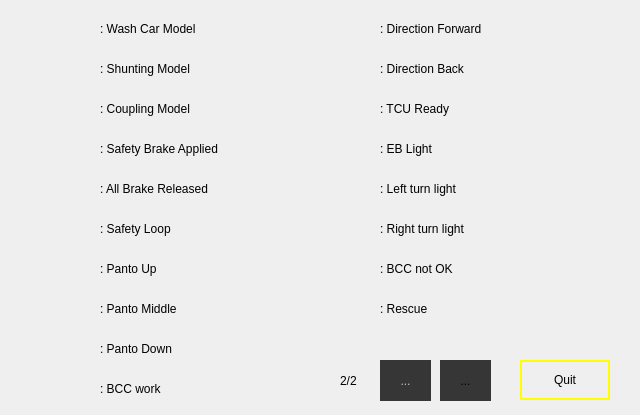
<?xml version="1.0" encoding="UTF-8"?>
<ui version="4.0">
 <class>CMainHelpDialog2</class>
 <widget class="QDialog" name="CMainHelpDialog2">
  <property name="windowModality">
   <enum>Qt::ApplicationModal</enum>
  </property>
  <property name="geometry">
   <rect>
    <x>0</x>
    <y>0</y>
    <width>640</width>
    <height>415</height>
   </rect>
  </property>
  <property name="windowTitle">
   <string>Dialog</string>
  </property>
  <property name="sizeGripEnabled">
   <bool>false</bool>
  </property>
  <property name="modal">
   <bool>true</bool>
  </property>
  <widget class="QPushButton" name="quitPushButton">
   <property name="geometry">
    <rect>
     <x>520</x>
     <y>360</y>
     <width>90</width>
     <height>40</height>
    </rect>
   </property>
   <property name="font">
    <font/>
   </property>
   <property name="styleSheet">
    <string>border: 2px solid  rgb(255, 255, 0);

</string>
   </property>
   <property name="text">
    <string>Quit</string>
   </property>
  </widget>
  <widget class="QToolButton" name="downToolButton">
   <property name="enabled">
    <bool>false</bool>
   </property>
   <property name="geometry">
    <rect>
     <x>380</x>
     <y>360</y>
     <width>51</width>
     <height>41</height>
    </rect>
   </property>
   <property name="styleSheet">
    <string notr="true">background-color: rgb(54, 54, 54);
border: 0px solid;</string>
   </property>
   <property name="text">
    <string>...</string>
   </property>
   <property name="icon">
    <iconset>
     <normaloff>resource/image/down.png</normaloff>resource/image/down.png</iconset>
   </property>
   <property name="iconSize">
    <size>
     <width>48</width>
     <height>48</height>
    </size>
   </property>
  </widget>
  <widget class="QToolButton" name="upToolButton">
   <property name="geometry">
    <rect>
     <x>440</x>
     <y>360</y>
     <width>51</width>
     <height>41</height>
    </rect>
   </property>
   <property name="styleSheet">
    <string notr="true">background-color: rgb(54, 54, 54);
border: 0px solid;</string>
   </property>
   <property name="text">
    <string>...</string>
   </property>
   <property name="icon">
    <iconset>
     <normaloff>resource/image/up.png</normaloff>resource/image/up.png</iconset>
   </property>
   <property name="iconSize">
    <size>
     <width>48</width>
     <height>48</height>
    </size>
   </property>
  </widget>
  <widget class="QLabel" name="currentPageLabel">
   <property name="geometry">
    <rect>
     <x>340</x>
     <y>360</y>
     <width>31</width>
     <height>41</height>
    </rect>
   </property>
   <property name="font">
    <font/>
   </property>
   <property name="styleSheet">
    <string/>
   </property>
   <property name="text">
    <string>2/2</string>
   </property>
  </widget>
  <widget class="QLabel" name="Label1_11">
   <property name="geometry">
    <rect>
     <x>100</x>
     <y>60</y>
     <width>201</width>
     <height>17</height>
    </rect>
   </property>
   <property name="font">
    <font/>
   </property>
   <property name="styleSheet">
    <string/>
   </property>
   <property name="text">
    <string>: Shunting Model</string>
   </property>
  </widget>
  <widget class="QLabel" name="Label1_10">
   <property name="geometry">
    <rect>
     <x>100</x>
     <y>140</y>
     <width>201</width>
     <height>17</height>
    </rect>
   </property>
   <property name="font">
    <font/>
   </property>
   <property name="styleSheet">
    <string/>
   </property>
   <property name="text">
    <string>: Safety Brake Applied</string>
   </property>
  </widget>
  <widget class="QLabel" name="Label1_5">
   <property name="geometry">
    <rect>
     <x>100</x>
     <y>20</y>
     <width>201</width>
     <height>17</height>
    </rect>
   </property>
   <property name="font">
    <font/>
   </property>
   <property name="styleSheet">
    <string/>
   </property>
   <property name="text">
    <string>: Wash Car Model</string>
   </property>
  </widget>
  <widget class="QLabel" name="Label1_9">
   <property name="geometry">
    <rect>
     <x>100</x>
     <y>180</y>
     <width>201</width>
     <height>17</height>
    </rect>
   </property>
   <property name="font">
    <font/>
   </property>
   <property name="styleSheet">
    <string/>
   </property>
   <property name="text">
    <string>: All Brake Released</string>
   </property>
  </widget>
  <widget class="QLabel" name="Label1_21">
   <property name="geometry">
    <rect>
     <x>100</x>
     <y>220</y>
     <width>220</width>
     <height>17</height>
    </rect>
   </property>
   <property name="font">
    <font/>
   </property>
   <property name="styleSheet">
    <string/>
   </property>
   <property name="text">
    <string>: Safety Loop</string>
   </property>
  </widget>
  <widget class="QLabel" name="Label1_22">
   <property name="geometry">
    <rect>
     <x>100</x>
     <y>260</y>
     <width>220</width>
     <height>17</height>
    </rect>
   </property>
   <property name="font">
    <font/>
   </property>
   <property name="styleSheet">
    <string/>
   </property>
   <property name="text">
    <string>: Panto Up</string>
   </property>
  </widget>
  <widget class="QLabel" name="Label1_23">
   <property name="geometry">
    <rect>
     <x>100</x>
     <y>300</y>
     <width>220</width>
     <height>17</height>
    </rect>
   </property>
   <property name="font">
    <font/>
   </property>
   <property name="styleSheet">
    <string/>
   </property>
   <property name="text">
    <string>: Panto Middle</string>
   </property>
  </widget>
  <widget class="QLabel" name="Label1_24">
   <property name="geometry">
    <rect>
     <x>100</x>
     <y>340</y>
     <width>220</width>
     <height>17</height>
    </rect>
   </property>
   <property name="font">
    <font/>
   </property>
   <property name="styleSheet">
    <string/>
   </property>
   <property name="text">
    <string>: Panto Down</string>
   </property>
  </widget>
  <widget class="QLabel" name="Label1_25">
   <property name="geometry">
    <rect>
     <x>380</x>
     <y>100</y>
     <width>220</width>
     <height>17</height>
    </rect>
   </property>
   <property name="font">
    <font/>
   </property>
   <property name="styleSheet">
    <string/>
   </property>
   <property name="text">
    <string>: TCU Ready</string>
   </property>
  </widget>
  <widget class="QLabel" name="Label1_26">
   <property name="geometry">
    <rect>
     <x>380</x>
     <y>140</y>
     <width>220</width>
     <height>17</height>
    </rect>
   </property>
   <property name="font">
    <font/>
   </property>
   <property name="styleSheet">
    <string/>
   </property>
   <property name="text">
    <string>: EB Light</string>
   </property>
  </widget>
  <widget class="QLabel" name="Label1_27">
   <property name="geometry">
    <rect>
     <x>380</x>
     <y>60</y>
     <width>220</width>
     <height>17</height>
    </rect>
   </property>
   <property name="font">
    <font/>
   </property>
   <property name="styleSheet">
    <string/>
   </property>
   <property name="text">
    <string>: Direction Back</string>
   </property>
  </widget>
  <widget class="QLabel" name="Label1_28">
   <property name="geometry">
    <rect>
     <x>380</x>
     <y>20</y>
     <width>220</width>
     <height>17</height>
    </rect>
   </property>
   <property name="font">
    <font/>
   </property>
   <property name="styleSheet">
    <string/>
   </property>
   <property name="text">
    <string>: Direction Forward</string>
   </property>
  </widget>
  <widget class="QLabel" name="Label1_29">
   <property name="geometry">
    <rect>
     <x>380</x>
     <y>180</y>
     <width>220</width>
     <height>17</height>
    </rect>
   </property>
   <property name="font">
    <font/>
   </property>
   <property name="styleSheet">
    <string/>
   </property>
   <property name="text">
    <string>: Left turn light</string>
   </property>
  </widget>
  <widget class="QLabel" name="Label1_30">
   <property name="geometry">
    <rect>
     <x>380</x>
     <y>220</y>
     <width>220</width>
     <height>17</height>
    </rect>
   </property>
   <property name="font">
    <font/>
   </property>
   <property name="styleSheet">
    <string/>
   </property>
   <property name="text">
    <string>: Right turn light</string>
   </property>
  </widget>
  <widget class="QLabel" name="Label1_31">
   <property name="geometry">
    <rect>
     <x>380</x>
     <y>260</y>
     <width>220</width>
     <height>17</height>
    </rect>
   </property>
   <property name="font">
    <font/>
   </property>
   <property name="styleSheet">
    <string/>
   </property>
   <property name="text">
    <string>: BCC not OK</string>
   </property>
  </widget>
  <widget class="QLabel" name="Label1_33">
   <property name="geometry">
    <rect>
     <x>100</x>
     <y>380</y>
     <width>220</width>
     <height>17</height>
    </rect>
   </property>
   <property name="font">
    <font/>
   </property>
   <property name="styleSheet">
    <string/>
   </property>
   <property name="text">
    <string>: BCC work</string>
   </property>
  </widget>
  <widget class="QLabel" name="Label1_34">
   <property name="geometry">
    <rect>
     <x>380</x>
     <y>300</y>
     <width>220</width>
     <height>17</height>
    </rect>
   </property>
   <property name="font">
    <font/>
   </property>
   <property name="styleSheet">
    <string/>
   </property>
   <property name="text">
    <string>: Rescue</string>
   </property>
  </widget>
  <widget class="QLabel" name="Label1_12">
   <property name="geometry">
    <rect>
     <x>100</x>
     <y>100</y>
     <width>201</width>
     <height>17</height>
    </rect>
   </property>
   <property name="font">
    <font/>
   </property>
   <property name="styleSheet">
    <string/>
   </property>
   <property name="text">
    <string>: Coupling Model</string>
   </property>
  </widget>
 </widget>
 <resources/>
 <connections/>
</ui>
